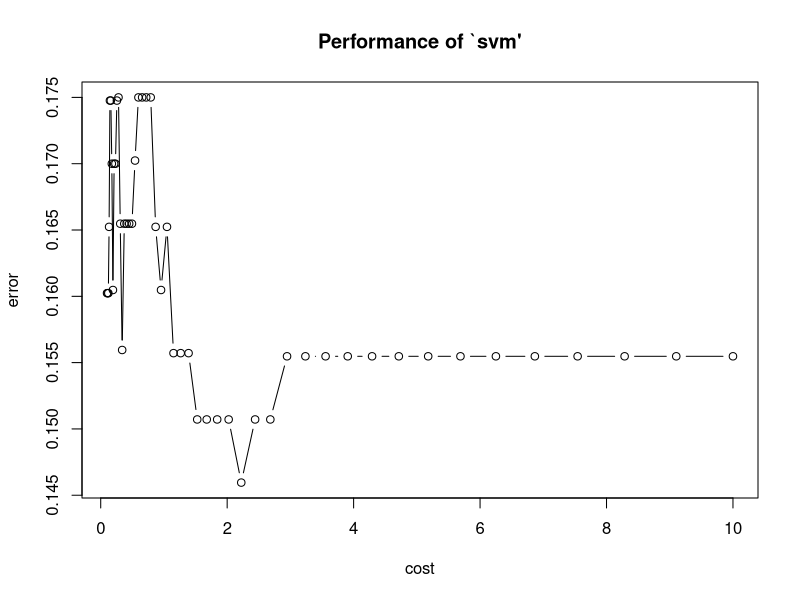
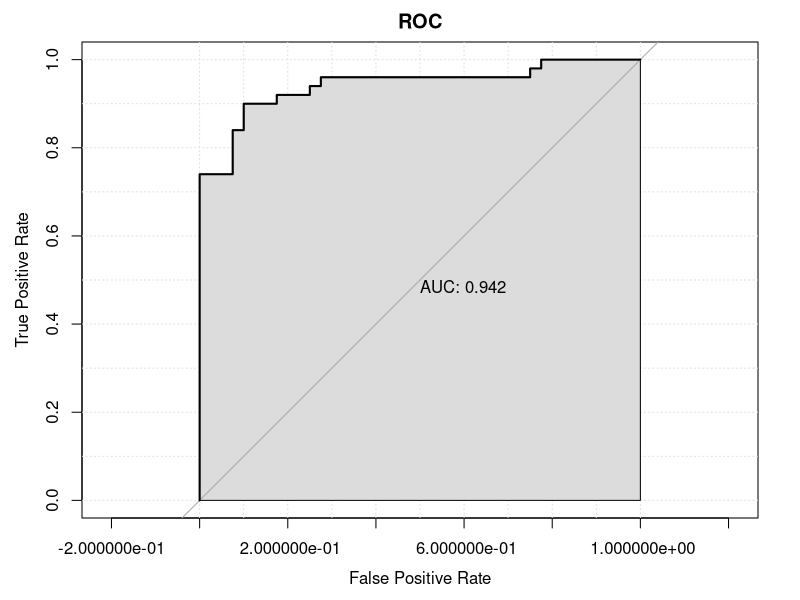
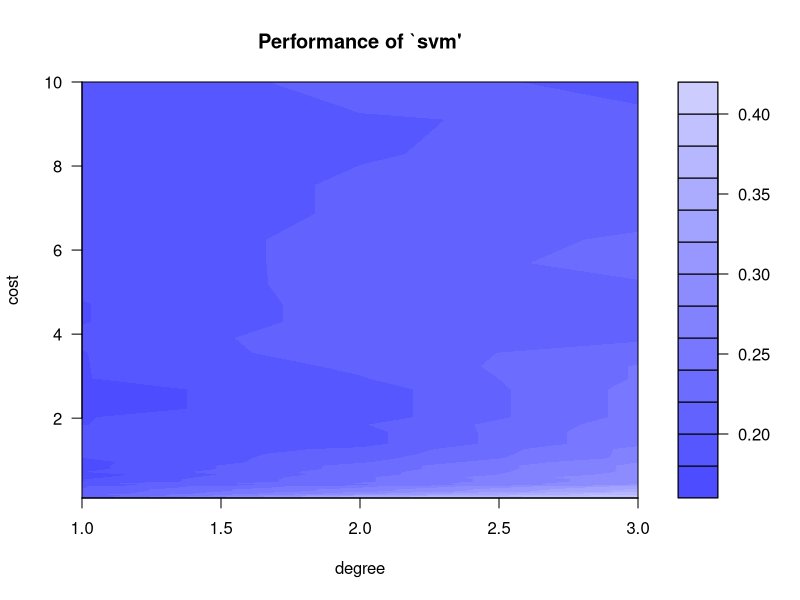
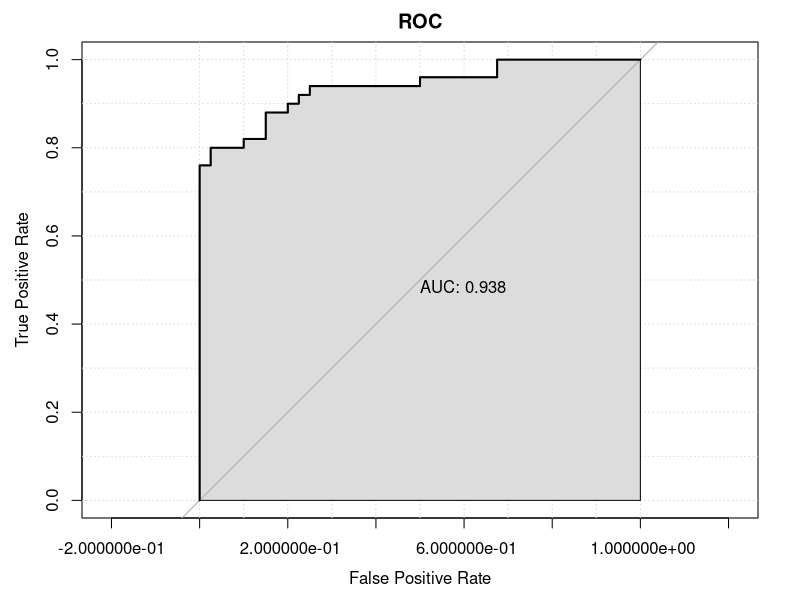
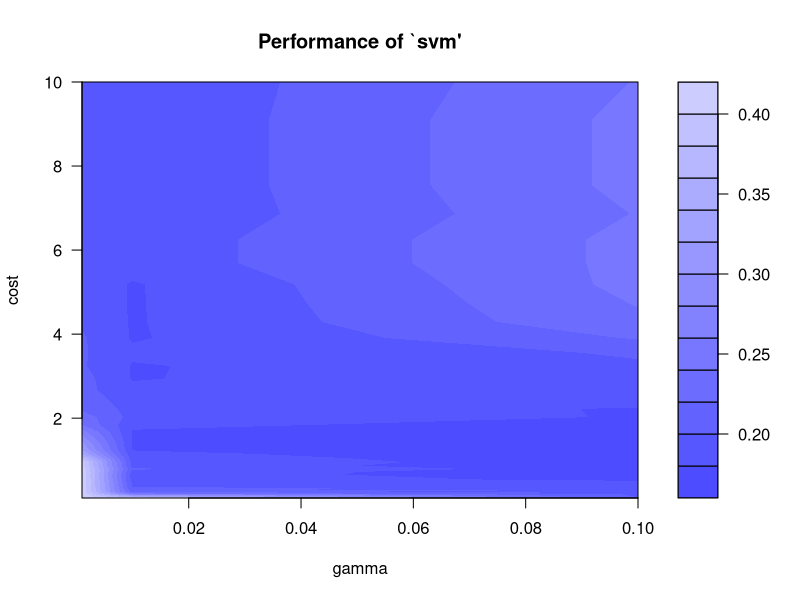
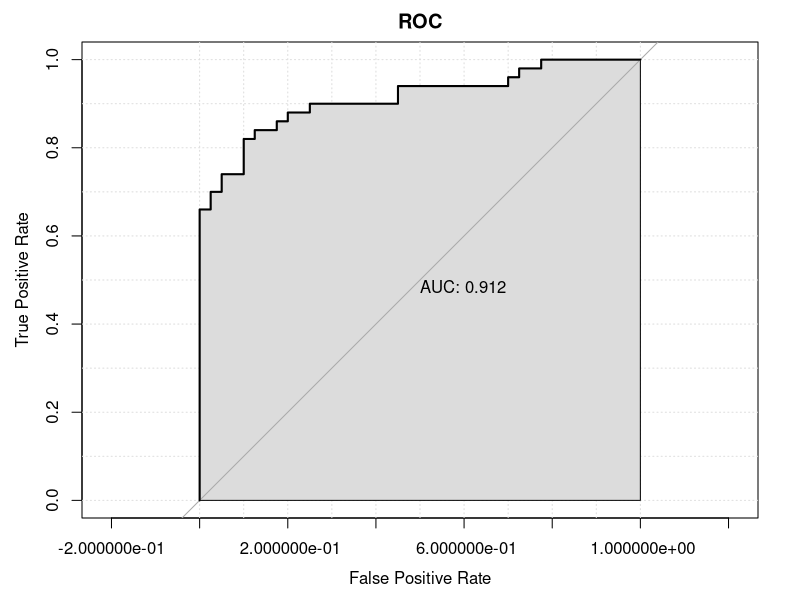
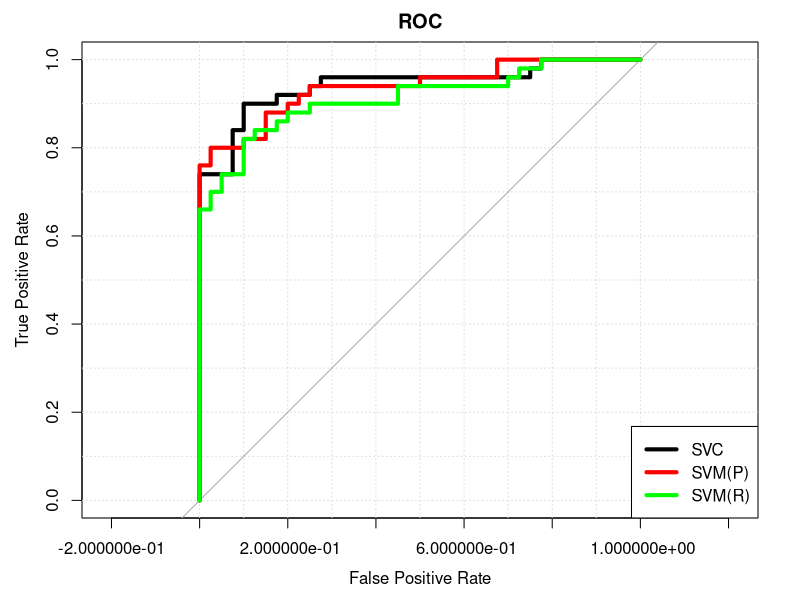

The R script that drew these images, in order:
#===#===#===#===#===#===#===#===#===#===#
# PSYC 560                              #
# Week 09: Support Vector Machines      #
# Heungsun Hwang and Gyeongcheol Cho    #
#===#===#===#===#===#===#===#===#===#===#

#install.packages('e1071') # for Support vector machines 
#install.packages('caret') # for making confusion Matrix
#install.packages('pROC')  # for plotting ROC curve

# 0. Load libraries & data ---- 
  library(e1071) 
  library(caret)
  library(pROC)
  setwd('C:/Users/cheol/Dropbox/Mcgill/Lecture/Machine_Learning_Hwang/2023_Winter/W09_SVM')
  
  mydata = read.csv('Heart_training.csv')
  head(mydata)
  mydata$Sex = factor(mydata$Sex ,c(0,1), labels = c("female","male")) 
  mydata$ChestPain  = as.factor(mydata$ChestPain) 
  mydata$RestEcg = as.factor(mydata$RestEcg)
  mydata$Fbs = as.factor(mydata$Fbs)
  mydata$ExAng   = as.factor(mydata$ExAng) 
  mydata$Slope   = as.factor(mydata$Slope) 
  mydata$Thal    = as.factor(mydata$Thal) 
  mydata$HeartDisease    = factor(mydata$HeartDisease,c(0,1),labels = c("No","Yes")) 
  
  mydata.tt = read.csv('Heart_test.csv')
  head(mydata.tt)
  mydata.tt$Sex = factor(mydata.tt$Sex ,c(0,1), labels = c("female","male")) 
  mydata.tt$ChestPain  = as.factor(mydata.tt$ChestPain) 
  mydata.tt$RestEcg = as.factor(mydata.tt$RestEcg)
  mydata.tt$Fbs = as.factor(mydata.tt$Fbs)
  mydata.tt$ExAng   = as.factor(mydata.tt$ExAng) 
  mydata.tt$Slope   = as.factor(mydata.tt$Slope) 
  mydata.tt$Thal    = as.factor(mydata.tt$Thal) 
  mydata.tt$HeartDisease    = factor(mydata.tt$HeartDisease,c(0,1),labels = c("No","Yes")) 

# 2. Support Vector Classifier  ----
  ##2-1. Train the model ----
  Cs = 10^seq(from = 1,to = -1, length.out = 50)
  svc.cv = tune(svm, HeartDisease ~ ., data = mydata, kernel = "linear",
           ranges = list( cost = Cs ))
  plot(svc.cv) # Draw the plot of CVE against C hyper-parameter 
  summary(svc.cv)
  svc.fit = svm(HeartDisease ~ ., data = mydata, kernel = "linear", cost = svc.cv$best.parameters$cost, probability = TRUE)

  ##2-2. Test the model ----
  svc.pred.y.tt = predict(svc.fit, mydata.tt,decision.values=TRUE,probability = TRUE)
  head(svc.pred.y.tt)
  confusionMatrix(data = svc.pred.y.tt, reference = mydata.tt$HeartDisease, positive = "Yes")
  
  svc.prob.y.tt = attr(svc.pred.y.tt, "probabilities")
  head(svc.prob.y.tt)
  svc.prob.y.tt = svc.prob.y.tt[,1]
  head(svc.prob.y.tt)
  svc.roc.tt = roc(mydata.tt$HeartDisease,svc.prob.y.tt,auc=TRUE) # plot the ROC curve with AUC 
  plot(svc.roc.tt,print.auc=TRUE,legacy.axes=TRUE,
       ylab = "True Positive Rate",xlab = "False Positive Rate",main = "ROC",
       auc.polygon=TRUE,grid=TRUE)

# 3. Support Vector Machine with a polynomial kernel trick ----
  ##3-1. Train the model ----
  Cs = 10^seq(from = 1,to = -1, length.out = 50)
  svm.p.cv = tune(svm, HeartDisease ~ ., data = mydata, kernel = "polynomial",
                ranges = list(degree = c(1,2,3), cost = Cs))
  plot(svm.p.cv, nlevels = 10) 
  summary(svm.p.cv)
  svm.p.fit = svm(HeartDisease ~ ., data = mydata, kernel = "polynomial", 
                 cost = svm.p.cv$best.parameters$cost, degree = svm.p.cv$best.parameters$degree,
                 probability = TRUE)
  ##3-2. Test the model ----
  svm.p.pred.y.tt = predict(svm.p.fit, mydata.tt,decision.values=TRUE,probability = TRUE)
  head(svm.p.pred.y.tt)
  confusionMatrix(data = svm.p.pred.y.tt, reference = mydata.tt$HeartDisease, positive = "Yes")
  
  svm.p.prob.y.tt = attr(svm.p.pred.y.tt, "probabilities")
  head(svm.p.prob.y.tt)
  svm.p.prob.y.tt = svm.p.prob.y.tt[,1]
  head(svm.p.prob.y.tt)
  svm.p.roc.tt = roc(mydata.tt$HeartDisease,svm.p.prob.y.tt,auc=TRUE) # plot the ROC curve with AUC 
  plot(svm.p.roc.tt,print.auc=TRUE,legacy.axes=TRUE,
       ylab = "True Positive Rate",xlab = "False Positive Rate",main = "ROC",
       auc.polygon=TRUE,grid=TRUE) 
  
# 4. Support Vector Machine with a radial kernel trick ----
  ##4-1. Train the model ----
  Cs = 10^seq(from = 1,to = -1, length.out = 50)
  svm.r.cv = tune(svm, HeartDisease ~ ., data = mydata, kernel = "radial",
                  ranges = list(gamma = c(10^-1,10^-2,10^-3), cost = Cs))
  plot(svm.r.cv, nlevels = 10)
  svm.r.fit = svm(HeartDisease ~ ., data = mydata, kernel = "radial", 
                  cost = svm.r.cv$best.parameters$cost, gamma = svm.r.cv$best.parameters$gamma,
                  probability = TRUE)
  
  ##4-2. Test the tree ----
  svm.r.pred.y.tt = predict(svm.r.fit, mydata.tt,decision.values=TRUE,probability = TRUE)
  head(svm.r.pred.y.tt)
  confusionMatrix(data = svm.r.pred.y.tt, reference = mydata.tt$HeartDisease, positive = "Yes")
  
  svm.r.prob.y.tt = attr(svm.r.pred.y.tt, "probabilities")
  head(svm.r.prob.y.tt)
  svm.r.prob.y.tt = svm.r.prob.y.tt[,1]
  head(svm.r.prob.y.tt)
  svm.r.roc.tt = roc(mydata.tt$HeartDisease,svm.r.prob.y.tt,auc=TRUE) # plot the ROC curve with AUC 
  plot(svm.r.roc.tt,print.auc=TRUE,legacy.axes=TRUE,
       ylab = "True Positive Rate",xlab = "False Positive Rate",main = "ROC",
       auc.polygon=TRUE,grid=TRUE) 
  
  # 6. Model Comparison (ROC & AUC) ----
  plot(svc.roc.tt,legacy.axes=TRUE,col="black",lwd=4,
       ylab = "True Positive Rate",xlab = "False Positive Rate",
       main = "ROC",grid=TRUE)
  plot(svm.p.roc.tt,legacy.axes=TRUE,col="red",lwd=4,add=TRUE)
  plot(svm.r.roc.tt,legacy.axes=TRUE,col="green",lwd=4,add=TRUE)
  legend("bottomright",legend=c("SVC","SVM(P)","SVM(R)"),col=c("black","red","green"),lwd=4)
  
  cat("\n AUC(SVC)            : ",svc.roc.tt$auc,
      "\n AUC(SVM(Polynomial)): ",svm.p.roc.tt$auc,
      "\n AUC(SVM(Radial))    : ",svm.r.roc.tt$auc)